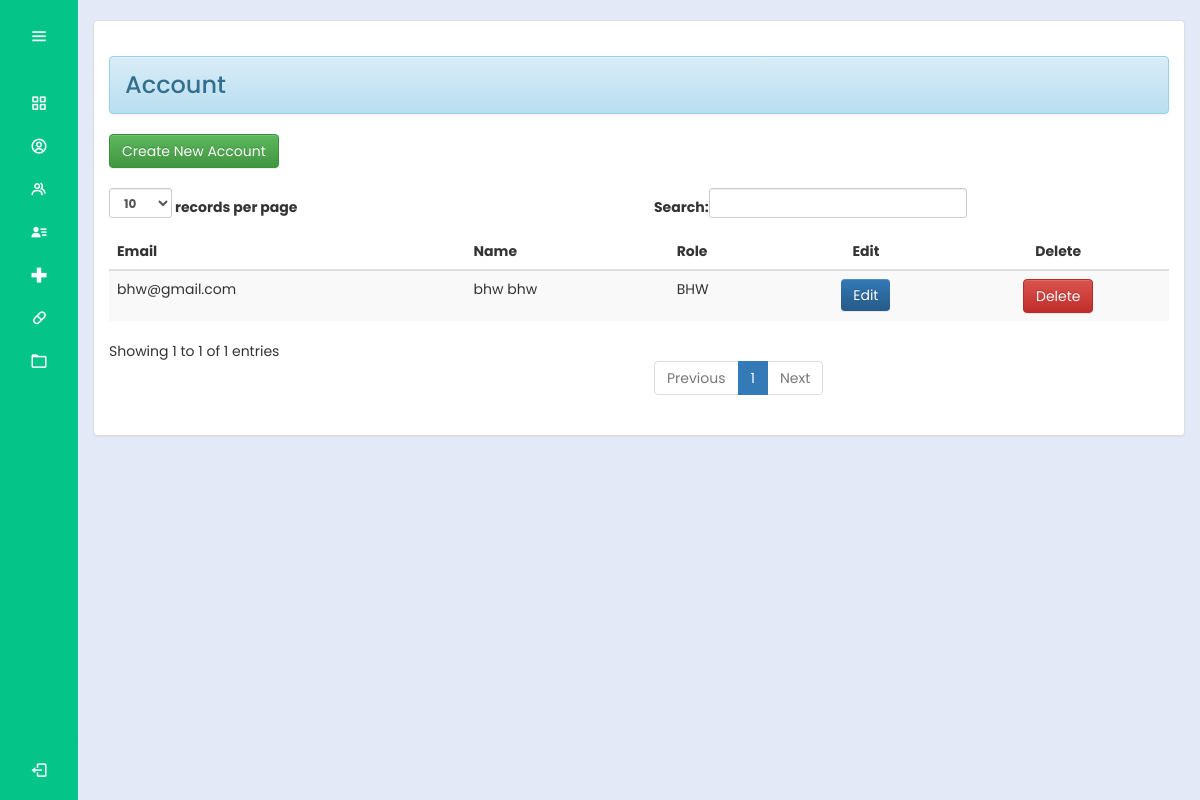
Page /admin/account.php (signed in) on the earlier database version.
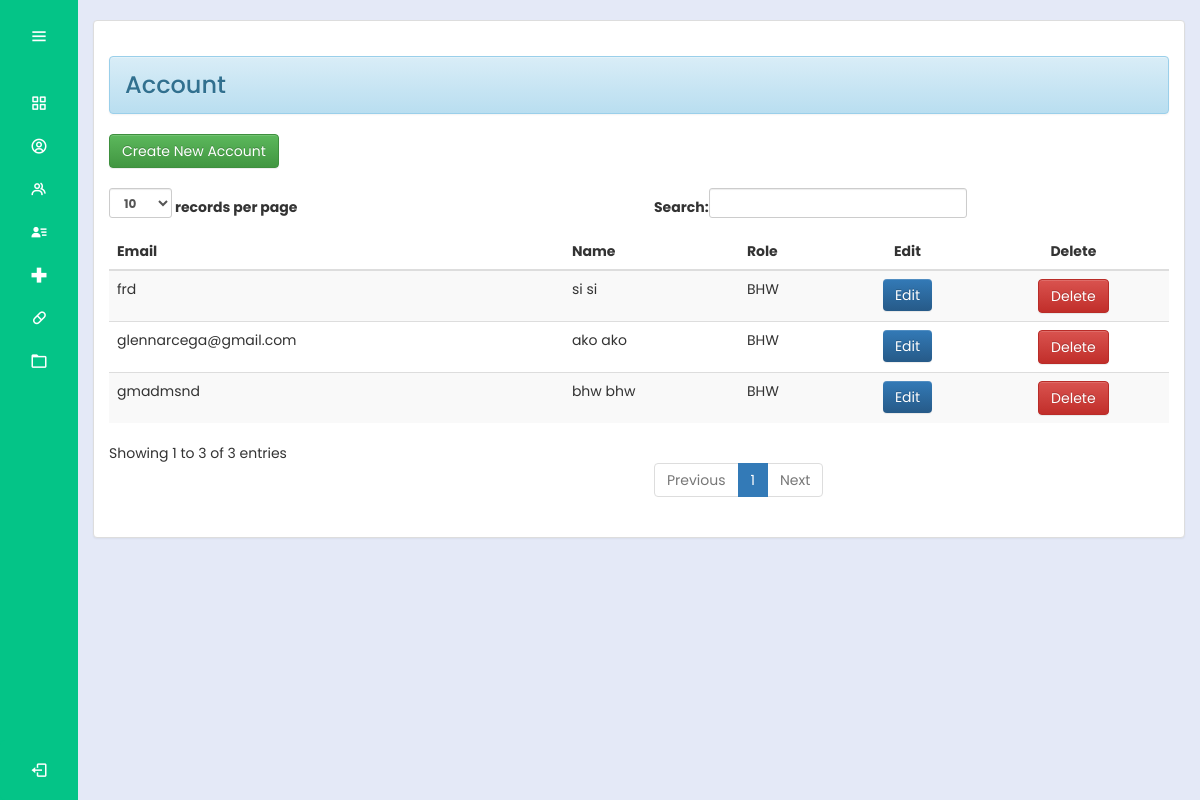
Same page on the later database version.
### tables this page shows
CREATE TABLE `user` (
  `id` int(11) NOT NULL,
  `email` varchar(255) NOT NULL,
  `password` varchar(255) NOT NULL,
  `fname` varchar(255) NOT NULL,
  `lname` varchar(200) NOT NULL,
  `usertype` int(2) NOT NULL,
  `address` varchar(200) NOT NULL,
  `mobile_number` varchar(12) NOT NULL,
  `photo` varchar(200) NOT NULL,
  `reset_token_hash` varchar(64) NOT NULL,
  `reset_token_expires_at` datetime(6) NOT NULL
);

### admin/account.php (the view, shortened to what this page needs)
<?php
@include "../connection/connect.php";
if(isset($_SESSION['user_data'])){
?>
<!DOCTYPE html>
<html lang="en">
<head>
  <link rel="stylesheet" href="../cssmainmenu/style.css">
  <link href='https://unpkg.com/boxicons@2.1.4/css/boxicons.min.css' rel='stylesheet'>
  <link rel = "stylesheet" type = "text/css" href = "../css/bootstrap.css " />
 <link rel = "stylesheet" type = "text/css" href = "../css/style.css" />
<link rel="stylesheet" href="https://maxcdn.bootstrapcdn.com/bootstrap/3.3.5/css/bootstrap-theme.min.css">
</head>
<body>
<?php try {
    include_once('side_menu.php');
} catch (Exception $e) {
    echo "Error: " . $e->getMessage();
}
 ?>
  <section class="home-section">
    <br>
    <div class = "container-fluid">
		<div class = "panel panel-default">
			<div class = "panel-body">
			<h3><div class = "alert alert-info">Account</div></h3>
				<a class = "btn btn-success" href = "add_account.php"></i> Create New Account</a>
				<br />
				<br />
        <table id = "table" class = "table table-striped table-hover">
					<thead>
						<tr>
					  	<th>Email</th>
							<th>Name</th>
							<th>Role</th>
             				<th style="text-align: center;">Edit</th>
							<th style="text-align: center;">Delete</th>
						</tr>
					</thead>
					<tbody>
						<?php
							$query = $mysqli->query("SELECT * FROM `user` WHERE usertype ='2'") or die(mysqli_error());
							while($fetch = $query->fetch_array()){
						?>
						<tr>
						<td><?php echo $fetch['email']?></td>
            <td><?php echo $fetch['fname'] . ' ' . $fetch['lname']; ?></td>
              <td>
            <?php echo ($fetch['usertype'] == 2) ? 'BHW' : ''; ?>
             </td>
                <td style="text-align: center;"><a class = "btn btn-primary profile-button" href = "edit_account.php?id=<?php echo $fetch['id']?>"> Edit</a>
				<td style="text-align: center;"> <a class = "btn btn-danger" onclick = "confirmationDelete(this); return false;" href = "../admin_query/delete_account.php?id=<?php echo $fetch['id']?>"> Delete</a>
			</td>
						</tr>
						<?php
							}
						?>
					</tbody>
				</table>
			</div>
		</div>
	</div>
  </section>
</body>
</html>
<?php
}
else{
	header("Location:.././index.php?error=UnAuthorized Access");
}

Differences in the rows shown:
changed user "bhw": email "bhw@gmail.com" → "gmadmsnd"
added user: email "glennarcega@gmail.com", fname "ako", lname "ako", usertype "BHW"
added user: email "frd", fname "si", lname "si", usertype "BHW"
Other differences:
text written by a page script: "records per page Search: Showing 1 to 1 of 1 entries Previous 1 Next" → "records per page Search: Showing 1 to 3 of 3 entries Previous 1 Next"
